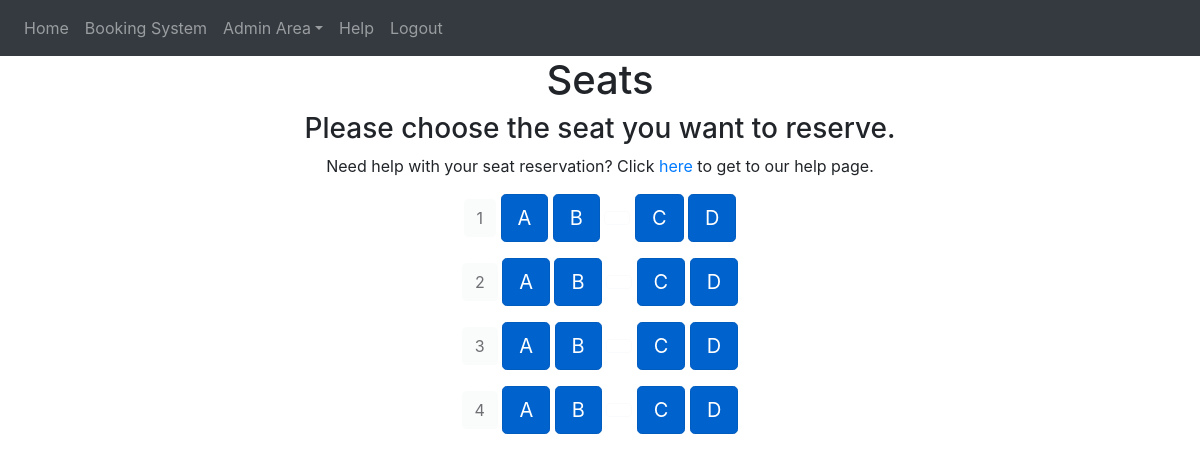
The app's page /flight/4 (signed in), older data.
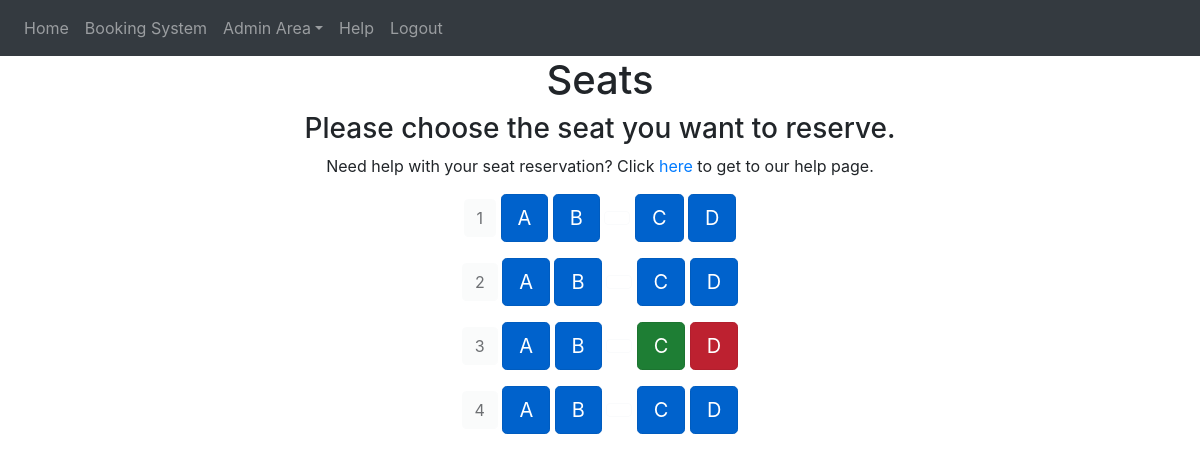
The same page, newer data.
### website/models.py (models this page shows)
class Seat(db.Model):
    id = db.Column(db.Integer, primary_key=True)
    seat_flight = db.Column(db.String(10))
    seat_row = db.Column(db.String(5))
    seat_column = db.Column(db.String(5))
    seat_status = db.Column(db.String(10))
    seat_type = db.Column(db.String(10))
    seat_unique = db.Column(db.String(20), unique=True)
    user_id = db.Column(db.Integer, db.ForeignKey('user.id'))

### website/views.py (the view)
@views.route('/flight/<int:flights>', methods=['GET'])
@login_required
def flight(flights):
    seat_to_render = Seat.query.filter_by(seat_flight=flights)
    row_number = Seat.query.filter_by(seat_flight=flights, seat_column='A').all()
    list_of_rows = []
    for i in range(len(row_number)+1):
        row = Seat.query.filter_by(seat_flight=flights, seat_row=i)
        list_of_rows.append(row)
    return render_template('seats.html', user=current_user, seat_to_render=seat_to_render, list_of_rows=list_of_rows)

### website/__init__.py (called while the page is built)
def create_app():
    from .views import views
    from .auth import auth
    from .admin import admins
    from .models import User, Seat
    app = Flask(__name__)
    app.config['SECRET_KEY'] = 'secret'
    app.config['SQLALCHEMY_DATABASE_URI'] = f'sqlite:///{DB_NAME}'
    app.config['FLASK_ADMIN_SWATCH'] = 'cerulean'
    app.register_blueprint(views, url_prefix='/')
    app.register_blueprint(auth, url_prefix='/')
    app.register_blueprint(admins, url_prefix='/admin-area')
    db.init_app(app)
    create_database(app)
    login_manager = LoginManager()
    login_manager.login_view = 'auth.login'
    login_manager.init_app(app)
    @login_manager.user_loader
    def load_user(id):
        return User.query.get(int(id))
    return app

### website/templates/seats.html (shortened to what this page needs)
{% extends "base.html" %} {% block title %}Seats{% endblock %}
{% block content%}
<form method="POST">
<h1 align="center">Seats</h1>
	<h3 align="center">Please choose the seat you want to reserve. </h3>
	<p align="center">Need help with your seat reservation? Click
	<a href="/help" class="link-primary">here </a>
	to get to our help page. </p>
	{% for element in list_of_rows %}
	<div class="container" align="center">
		{% for seat in element %}
		{% if seat.seat_column == 'A' %}
		<span class="btn btn-light active disabled" >{{seat.seat_row}}</span>
		{% endif %}
		{% if seat.seat_type == 'Aisle_Left' %}
		{% if seat.seat_status == 'True' %}
		<a type="button" class="btn btn-primary btn-lg active" role="button" aria-pressed="true" data-toggle="modal" data-target="#ReserveModal{{seat.id}}" href="{{url_for('views.booking_seat', id=seat.id, flights=seat.seat_flight)}}">{{seat.seat_column}}</a>
		<button type="button" class="btn btn-outline-light" disabled></button>
		{% elif seat.seat_status == 'False' %}
		<a type="button" class="btn btn-danger btn-lg active" role="button" aria-pressed="true">{{seat.seat_column}}</a>
		<button type="button" class="btn btn-outline-light" disabled></button>
		{% endif %}
		{% elif seat.seat_status == 'True' %}
		<a type="button" href="{{url_for('views.booking_seat', id=seat.id, flights=seat.seat_flight)}}" class="btn btn-primary btn-lg active" role="button" aria-pressed="true" data-toggle="modal" data-target="#ReserveModal{{seat.id}}">{{seat.seat_column}}</a>
		{% elif seat.user_id == current_user.id%}
		<a type="button" class="btn btn-success btn-lg active" role="button" aria-pressed="true" data-toggle="modal" data-target="#CancelModal{{seat.id}}" href="{{url_for('views.cancel_seat', id=seat.id, flights=seat.seat_flight)}}">{{seat.seat_column}}</a>
		{% elif seat.seat_status == 'False' %}
		<a type="button" class="btn btn-danger btn-lg active" role="button" aria-pressed="true">{{seat.seat_column}}</a>
		{% endif %}
		{% endfor %}
		</div>
		{% endfor %}
{% endblock %}

Row changes from the older to the newer data that the page shows:
changed Seat (number 11 of 16 on the later page): seat_status "True" → "False" (drawn)
changed Seat (number 12 of 16 on the later page): seat_status "True" → "False" (drawn)
Text that changed along with them:
list line gone: "C"
new list line: "C"
list line gone: "D"
new list line: "D"
